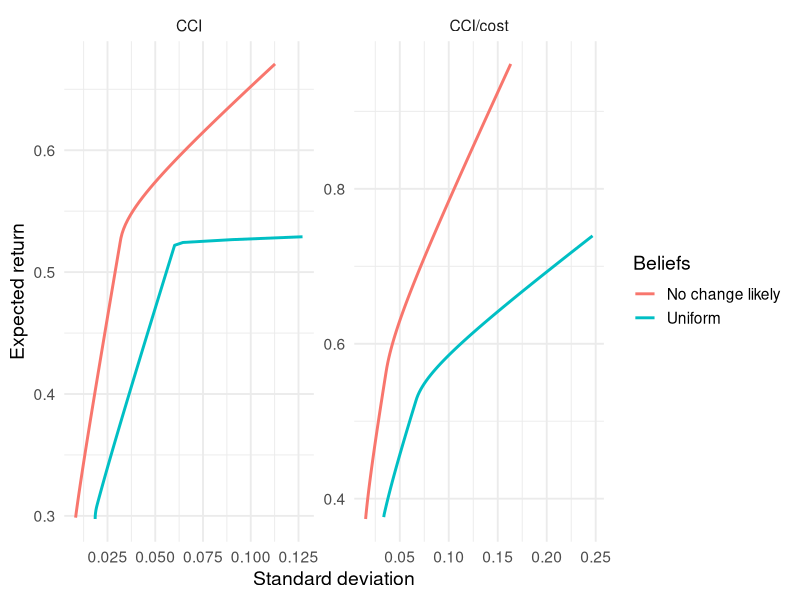
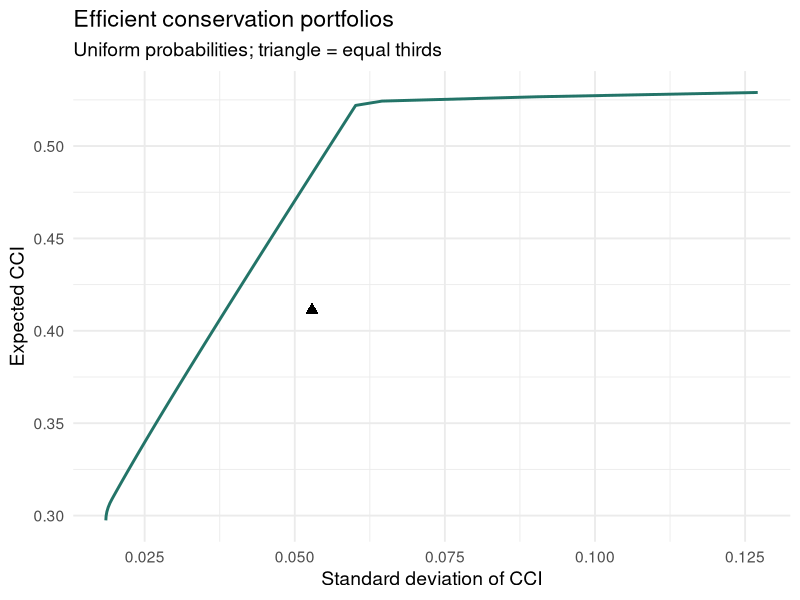
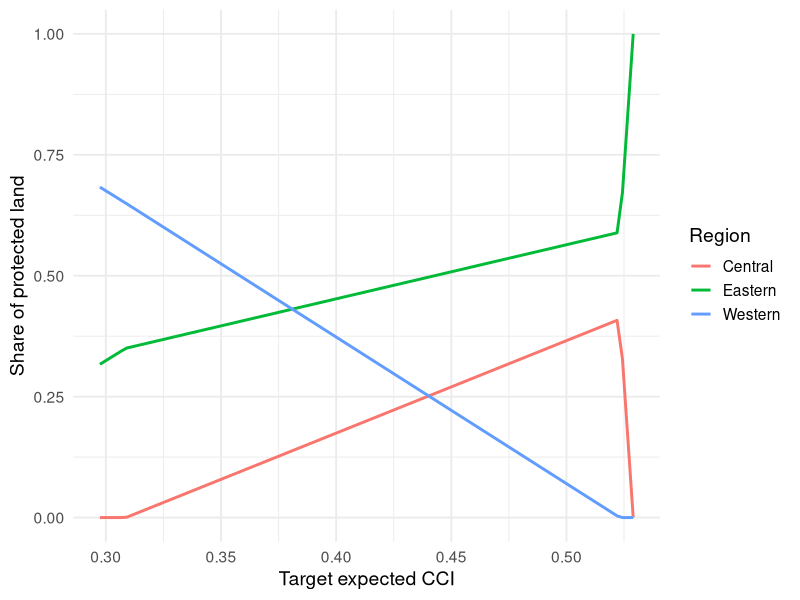

R code for these plots, in order:
# Ando and Mallory (2012): an interactive portfolio lab with SQP
# AREC 615. Open in RStudio and run each numbered section in order.
# Select lines and press Cmd+Enter (Mac) or Ctrl+Enter (Windows/Linux).
# Install once if needed: install.packages(c("nloptr", "ggplot2"))
# This script is self-contained: no working-directory changes or data files.
# Inputs: main paper Table 1, DOI 10.1073/pnas.1114653109.
# These rounded inputs reconstruct the model, not every published number.
# The instructor's reproduce_SI.R separately audits the supplied SI results.

library(nloptr)
library(ggplot2)

# 1. Define joint climate outcomes and beliefs -----------------------------
# Rows are possible futures; columns are regions. We choose shares BEFORE
# learning which future occurs. All regions experience the SAME scenario.
regions <- c("Western", "Central", "Eastern")
scenarios <- c("Historic", "+2 C", "+4 C", "+4 C, wetter")
CCI <- matrix(c(
  0.290, 0.718, 0.317,
  0.178, 0.587, 0.561,
  0.124, 0.251, 0.584,
  0.168, 0.503, 0.654
), nrow = 4, byrow = TRUE, dimnames = list(scenarios, regions))

# Table 1 units: THOUSAND dollars per acre. Keep these units for Figure 3.
cost <- matrix(c(
  0.601, 0.697, 1.210,
  0.631, 0.720, 1.230,
  0.631, 0.720, 1.230,
  0.536, 0.659, 1.200
), nrow = 4, byrow = TRUE, dimnames = list(scenarios, regions))
probabilities <- list(
  "No change likely" = c(0.80, 0.10, 0.05, 0.05),
  "Uniform" = rep(0.25, 4)
)
returns <- list("CCI" = CCI, "CCI/cost" = CCI / cost)
# E[CCI/cost] generally differs from E[CCI]/E[cost]. Divide FIRST.


CCI
cost

# 2. Build expected returns and population covariance ----------------------
p <- probabilities$Uniform
mu <- drop(crossprod(p, CCI))
names(mu) <- regions
deviations <- sweep(CCI, 2, mu, "-")
Sigma <- crossprod(deviations, sweep(deviations, 1, p, "*"))
# These are specified scenario probabilities, not a sample: no n-1 divisor.
mu
Sigma
cov2cor(Sigma)

# 3. Evaluate equal thirds before optimizing -------------------------------
w_equal <- setNames(rep(1/3, 3), regions)
scenario_outcomes <- drop(CCI %*% w_equal)
mean_equal <- sum(p * scenario_outcomes)
variance_equal <- sum(p * (scenario_outcomes - mean_equal)^2)
data.frame(scenario = scenarios, probability = p, CCI = scenario_outcomes)
c(mean = mean_equal, sd = sqrt(variance_equal))
# Check that scenario arithmetic and matrix algebra give the same variance.
stopifnot(abs(variance_equal - drop(t(w_equal) %*% Sigma %*% w_equal)) < 1e-12)

# 4. Express the objective, derivatives, and constraints --------------------
# Minimize variance subject to sum(w)=1, mu'w=0.51, and w>=0.
# The equalities return zero when satisfied; Jacobian ROWS are constraints.
# This is the same simple, unscaled example displayed in the slides.
moments_example <- list(mu = mu, Sigma = Sigma)
mu <- moments_example$mu
Sigma <- moments_example$Sigma
target <- 0.51
objective <- function(w) drop(t(w) %*% Sigma %*% w)
gradient <- function(w) drop(2 * Sigma %*% w)
equalities <- function(w) c(sum(w) - 1, sum(mu * w) - target)
jacobian <- function(w) rbind(rep(1, 3), mu)

objective(w_equal)
gradient(w_equal)
equalities(w_equal)  # Equal thirds satisfy the land constraint, not the target.
jacobian(w_equal)

# 5. Solve with sequential quadratic programming ---------------------------
fit <- nloptr::nloptr(
  x0 = rep(1/3, 3), lb = rep(0, 3),
  eval_f = objective, eval_grad_f = gradient,
  eval_g_eq = equalities, eval_jac_g_eq = jacobian,
  opts = list(algorithm = "NLOPT_LD_SLSQP",
              xtol_rel = 1e-12, maxeval = 2000)
)
setNames(fit$solution, names(mu))

fit$status
fit$message
equalities(fit$solution)
stopifnot(fit$status %in% 1:4,
          max(abs(equalities(fit$solution))) < 1e-8,
          min(fit$solution) >= -1e-8)
w_star <- setNames(fit$solution, regions)
c(mean = sum(mu * w_star), sd = sqrt(objective(w_star)))
data.frame(region = regions, equal_share = w_equal, optimal_share = w_star)
# Expected shares: about 0.03987 Western, 0.38487 Central, 0.57526 Eastern.
# Expected CCI = 0.51; standard deviation = about 0.05777.
# A successful solver status should always be paired with feasibility checks.

# 6. Inspect the first-order conditions ------------------------------------
# L = w'Sigma w + lambda(target-mu'w) + eta(1-sum(w)) - nu'w.
# At this interior solution, nu=0, so 2 Sigma w = eta*1 + lambda*mu.
A <- cbind(eta = 1, lambda = mu)
dual <- qr.solve(A, gradient(w_star))
nu <- gradient(w_star) - drop(A %*% dual)
dual
nu
w_star * nu
# The marginal variance is 2*sum_j Sigma[i,j]*w[j]. Setting w[i]=0
# removes its own term, but does not remove covariance with other regions.

# 7. Wrap the calculations to solve different portfolios -------------------
# The helper below uses the SAME SQP algorithm. Scaling makes its stopping
# tolerances less sensitive to return units. It reports original-unit outcomes.
# At a unique extreme mean, the constraints already determine a one-region
# allocation. We return that allocation directly instead of iterating.
portfolio_moments <- function(R, p) {
  stopifnot(is.matrix(R), all(is.finite(R)), length(p) == nrow(R),
            all(is.finite(p)), all(p >= 0), abs(sum(p) - 1) < 1e-10)
  mu <- drop(crossprod(p, R))
  names(mu) <- colnames(R)
  deviations <- sweep(R, 2, mu, "-")
  # Population covariance under the assumed probabilities: no n-1 correction.
  Sigma <- crossprod(deviations, sweep(deviations, 1, p, "*"))
  list(mu = mu, Sigma = Sigma, R = R, p = p)
}

moments_example <- portfolio_moments(CCI, probabilities$Uniform)
moments_example$mu
moments_example$Sigma
cov2cor(moments_example$Sigma)

portfolio_outcomes <- function(w, moments) {
  mean_return <- sum(w * moments$mu)
  variance <- drop(crossprod(w, moments$Sigma %*% w))
  c(mean = mean_return, variance = variance, sd = sqrt(max(0, variance)))
}

equal_weights <- setNames(rep(1/3, 3), regions)
fws_weights <- setNames(c(0.14, 0.76, 0.10), regions) # Table 2, Fig. 3 H/I
portfolio_outcomes(equal_weights, moments_example)

# 3. Solve one constrained portfolio problem -------------------------------
# min w' Sigma w subject to sum(w)=1, mu'w=target, w>=0.
# target=NULL removes the return equality and finds global minimum variance.
# The paper's Eq. 1 prints wi>0, but its text and zero-weight results require
# wi>=0. We follow the economically meaningful, closed feasible set.
solve_portfolio <- function(moments, target = NULL) {
  mu <- moments$mu
  Sigma <- moments$Sigma
  n <- length(mu)
  # SQP supports positive semidefinite covariance, including the singular SI case.
  if (min(eigen(Sigma, symmetric = TRUE, only.values = TRUE)$values) < -1e-10)
    stop("Covariance must be positive semidefinite.")
  if (!is.null(target)) {
    stopifnot(length(target) == 1, is.finite(target))
    if (target < min(mu) - 1e-10 || target > max(mu) + 1e-10)
      stop("Expected-return target is infeasible.")
    # At either extreme, a unique best/worst region fixes the weights exactly.
    edge <- which(abs(mu - target) < 1e-12)
    if (length(edge) == 1 &&
        (abs(target - min(mu)) < 1e-12 || abs(target - max(mu)) < 1e-12)) {
      w <- setNames(rep(0, n), names(mu))
      w[edge] <- 1
      return(list(w = w, outcomes = portfolio_outcomes(w, moments),
                  target = target, fit = NULL, endpoint = TRUE))
    }
  }
  # Scale objective and return equality to make tolerances insensitive to units.
  # This leaves the allocation unchanged; reported outcomes use original units.
  variance_scale <- max(abs(Sigma))
  if (variance_scale == 0) variance_scale <- 1
  return_scale <- max(abs(mu))
  if (return_scale == 0) return_scale <- 1
  equalities <- function(w) {
    if (is.null(target)) return(sum(w) - 1)
    c(sum(w) - 1, (sum(mu * w) - target) / return_scale)
  }
  equality_jacobian <- function(w) {
    if (is.null(target)) return(matrix(1, nrow = 1, ncol = n))
    rbind(rep(1, n), mu / return_scale)
  }
  fit <- nloptr(
    x0 = rep(1/n, n), lb = rep(0, n), ub = rep(1, n),
    eval_f = function(w) drop(crossprod(w, Sigma %*% w)) / variance_scale,
    eval_grad_f = function(w) drop(2 * Sigma %*% w) / variance_scale,
    eval_g_eq = equalities, eval_jac_g_eq = equality_jacobian,
    opts = list(algorithm = "NLOPT_LD_SLSQP", xtol_rel = 1e-12,
                ftol_abs = 1e-15, tol_constraints_eq = rep(1e-10, if(is.null(target)) 1 else 2),
                maxeval = 2000)
  )
  if (!(fit$status %in% 1:4)) stop("SQP did not converge: ", fit$message)
  w <- setNames(fit$solution, names(mu))
  stopifnot(abs(sum(w) - 1) < 1e-8, min(w) > -1e-8)
  if (!is.null(target)) stopifnot(abs(sum(mu * w) - target) < 1e-8)
  list(w = w, outcomes = portfolio_outcomes(w, moments), target = target,
       fit = fit, endpoint = FALSE)
}

example_fit <- solve_portfolio(moments_example, target = 0.51)
example_fit$w
example_fit$outcomes


# 8. Trace only the efficient branch ---------------------------------------
# First remove the mean equality to find global minimum variance (GMV).
gmv <- solve_portfolio(moments_example)
gmv$w
gmv$outcomes
# Then solve for means from GMV up to the largest feasible mean.
# Targets below the GMV mean give a dominated lower branch.
trace_frontier <- function(moments, npoints = 100) {
  minimum <- solve_portfolio(moments)
  targets <- seq(minimum$outcomes["mean"], max(moments$mu), length.out = npoints)
  do.call(rbind, lapply(targets, function(target) {
    fit <- solve_portfolio(moments, target)
    data.frame(target = target, mean = unname(fit$outcomes["mean"]),
               sd = unname(fit$outcomes["sd"]), t(fit$w), row.names = NULL)
  }))
}


frontier <- trace_frontier(moments_example)
head(frontier)
frontier_plot <- ggplot(frontier, aes(sd, mean)) +
  geom_path(linewidth = 1, colour = "#237468") +
  geom_point(aes(x = sqrt(variance_equal), y = mean_equal),
             data = data.frame(label = "Equal thirds"), shape = 17, size = 3) +
  labs(x = "Standard deviation of CCI", y = "Expected CCI",
       title = "Efficient conservation portfolios", subtitle = "Uniform probabilities; triangle = equal thirds") +
  theme_minimal(base_size = 14)
if (interactive()) print(frontier_plot)

# Regional shares along the same efficient branch.
shares <- do.call(rbind, lapply(regions, function(region)
  data.frame(mean = frontier$mean, region = region, share = frontier[[region]])))
shares_plot <- ggplot(shares, aes(mean, share, colour = region)) +
  geom_line(linewidth = 1) +
  labs(x = "Target expected CCI", y = "Share of protected land", colour = "Region") +
  theme_minimal(base_size = 14)
if (interactive()) print(shares_plot)

# 9. Compare beliefs and incorporate land costs ----------------------------
# For CCI/cost, shares allocate spending. Divide each scenario's benefit by
# its cost BEFORE calculating moments: E[CCI/cost] is not E[CCI]/E[cost].
comparison <- do.call(rbind, lapply(names(returns), function(metric) {
  do.call(rbind, lapply(names(probabilities), function(belief) {
    m <- portfolio_moments(returns[[metric]], probabilities[[belief]])
    f <- trace_frontier(m)
    f$metric <- metric
    f$belief <- belief
    f
  }))
}))
comparison_plot <- ggplot(comparison, aes(sd, mean, colour = belief)) +
  geom_path(linewidth = 1) + facet_wrap(~metric, scales = "free") +
  labs(x = "Standard deviation", y = "Expected return", colour = "Beliefs") +
  theme_minimal(base_size = 14)
if (interactive()) print(comparison_plot)
# All results remain in memory. To redisplay a plot, run its object name.
# The cost metric is CCI per thousand dollars; its axis differs from raw CCI.
